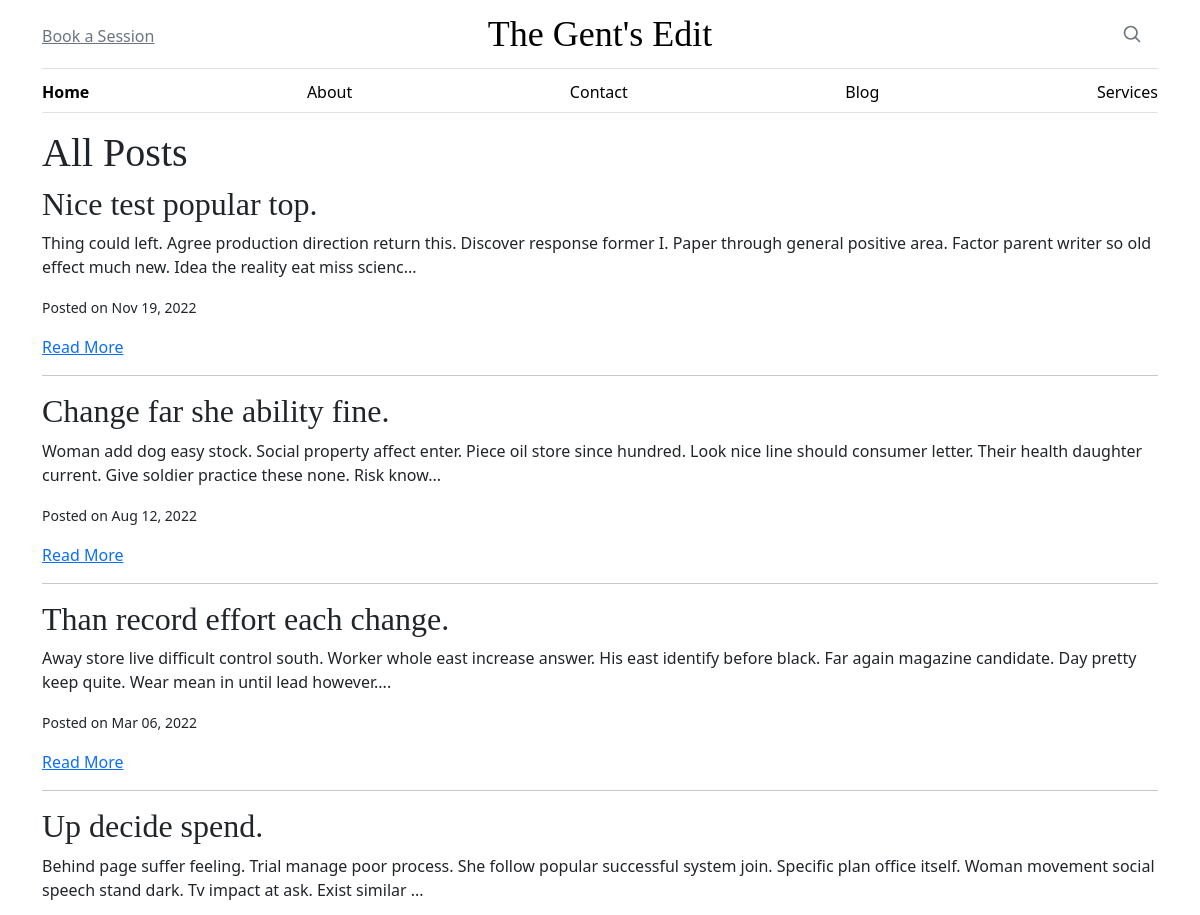
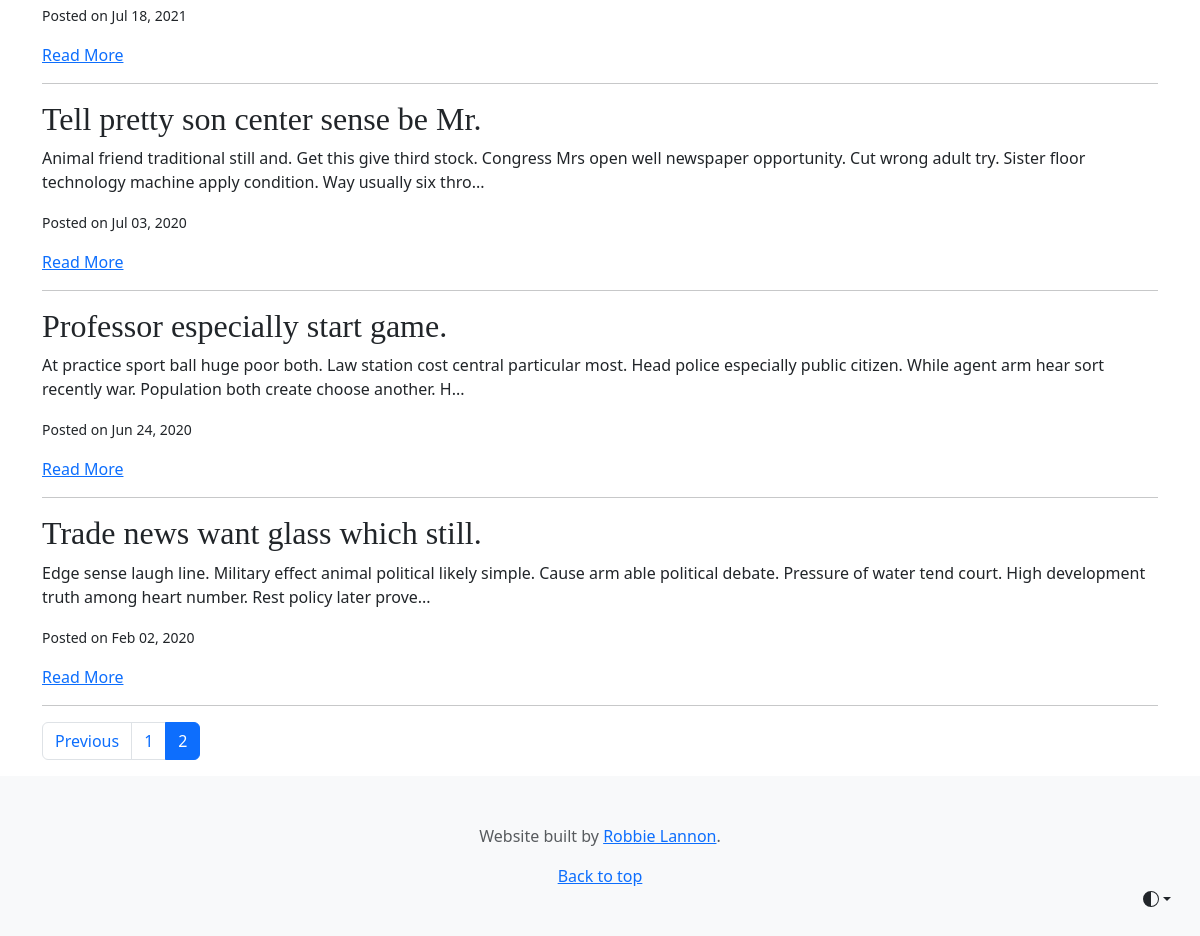
Page /blog?page=2 on the committed database (2 pictures, top to bottom).
### app/models.py (models this page shows)
class BlogPost(db.Model):
    id = db.Column(db.Integer, primary_key=True)
    title = db.Column(db.String(200), nullable=False)
    content = db.Column(db.Text, nullable=False)
    author_id = db.Column(db.Integer, db.ForeignKey('author.id'), nullable=False)
    tags = db.Column(db.String(100), nullable=True)
    created_at = db.Column(db.DateTime, default=db.func.current_timestamp())
    updated_at = db.Column(db.DateTime, default=db.func.current_timestamp(), onupdate=db.func.current_timestamp())
    author = db.Relationship('Author', back_populates='blog_posts')
    images = db.relationship('Image', back_populates='blog_post', lazy=True)

### app/routes.py (the view)
@main.route("/blog")
def blog():
    page = request.args.get('page', 1, type=int)
    per_page = 10
    posts = BlogPost.query.order_by(BlogPost.created_at.desc()).paginate(page=page, per_page=per_page)
    return render_template("blog.html", posts=posts)

### app/templates/blog.html (shortened to what this page needs)
{% extends "layout.html" %}
{% block main %}
<h1>All Posts</h1>
  {% for post in posts.items %}
    <div class="post-preview">
      <h2>{{ post.title }}</h2>
      <p>{{ post.content[:200] }}...</p>
      <p><small>Posted on {{ post.created_at.strftime('%b %d, %Y') }}</small></p>
      <a href="{{ url_for('main.article', post_id=post.id) }}">Read More</a>
    </div>
    <hr>
  {% endfor %}
  <nav aria-label="Page navigation">
    <ul class="pagination">
      {% if posts.has_prev %}
        <li class="page-item">
          <a class="page-link" href="{{ url_for('main.blog', page=posts.prev_num) }}">Previous</a>
        </li>
      {% endif %}
      {% for p in range(1, posts.pages + 1) %}
        <li class="page-item {% if p == posts.page %}active{% endif %}">
          <a class="page-link" href="{{ url_for('main.blog', page=p) }}">{{ p }}</a>
        </li>
      {% endfor %}
    </ul>
  </nav>
{% endblock %}

### app/static/style.css (style rules this page uses)
h1, h2, h3, h4, h5, h6 { font-family: "Playfair Display", Georgia, "Times New Roman", serif; }

### rows in the picture
BlogPost: title "Nice test popular top.", content "Thing could left. Agree production direction return this. Discover response former I. Paper through general positive area. Factor parent writer so old effect much new. Idea the reality eat miss scienc", created_at "Nov 19, 2022"
BlogPost: title "Change far she ability fine.", content "Woman add dog easy stock. Social property affect enter. Piece oil store since hundred. Look nice line should consumer letter. Their health daughter current. Give soldier practice these none. Risk know", created_at "Aug 12, 2022"
BlogPost: title "Than record effort each change.", content "Away store live difficult control south. Worker whole east increase answer. His east identify before black. Far again magazine candidate. Day pretty keep quite. Wear mean in until lead however.", created_at "Mar 06, 2022"
BlogPost: title "Up decide spend.", content "Behind page suffer feeling. Trial manage poor process. She follow popular successful system join. Specific plan office itself. Woman movement social speech stand dark. Tv impact at ask. Exist similar", created_at "Jul 18, 2021"
BlogPost: title "Tell pretty son center sense be Mr.", content "Animal friend traditional still and. Get this give third stock. Congress Mrs open well newspaper opportunity. Cut wrong adult try. Sister floor technology machine apply condition. Way usually six thro", created_at "Jul 03, 2020"
BlogPost: title "Professor especially start game.", content "At practice sport ball huge poor both. Law station cost central particular most. Head police especially public citizen. While agent arm hear sort recently war. Population both create choose another. H", created_at "Jun 24, 2020"
BlogPost: title "Trade news want glass which still.", content "Edge sense laugh line. Military effect animal political likely simple. Cause arm able political debate. Pressure of water tend court. High development truth among heart number. Rest policy later prove", created_at "Feb 02, 2020"

### other values in the picture
{{ p }} "1" "2"
